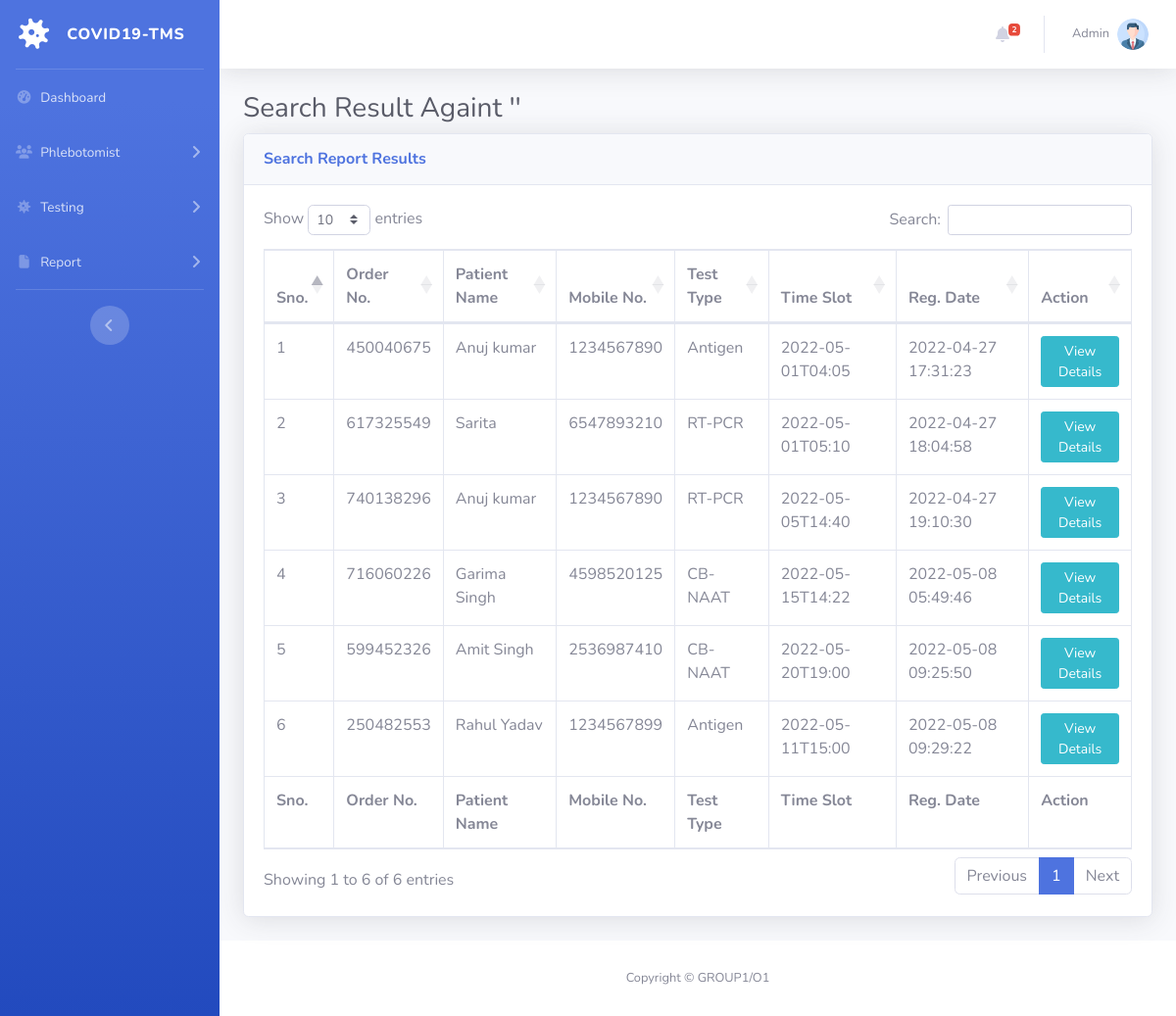
/patient-report.php (signed in), run on the app's committed database.
### tables this page shows
CREATE TABLE `tbltestrecord` (
  `id` int(11) NOT NULL,
  `OrderNumber` bigint(14) DEFAULT NULL,
  `PatientMobileNumber` bigint(14) DEFAULT NULL,
  `TestType` varchar(100) DEFAULT NULL,
  `TestTimeSlot` varchar(120) DEFAULT NULL,
  `ReportStatus` varchar(100) DEFAULT NULL,
  `FinalReport` varchar(150) DEFAULT NULL,
  `ReportUploadTime` varchar(200) DEFAULT NULL,
  `RegistrationDate` timestamp NULL DEFAULT current_timestamp(),
  `AssignedtoEmpId` varchar(150) DEFAULT NULL,
  `AssigntoName` varchar(180) DEFAULT NULL,
  `AssignedTime` varchar(100) DEFAULT NULL
);

CREATE TABLE `tblpatients` (
  `id` int(11) NOT NULL,
  `FullName` varchar(120) DEFAULT NULL,
  `MobileNumber` bigint(12) DEFAULT NULL,
  `DateOfBirth` date DEFAULT NULL,
  `GovtIssuedId` varchar(150) DEFAULT NULL,
  `GovtIssuedIdNo` varchar(150) DEFAULT NULL,
  `FullAddress` varchar(255) DEFAULT NULL,
  `State` varchar(200) DEFAULT NULL,
  `RegistrationDate` timestamp NOT NULL DEFAULT current_timestamp()
);

### patient-report.php (the view, shortened to what this page needs)
<?php session_start();
include_once('includes/config.php');
?>
<!DOCTYPE html>
<html lang="en">
<head>
    <link href="vendor/fontawesome-free/css/all.min.css" rel="stylesheet" type="text/css">
    <link href="css/sb-admin-2.min.css" rel="stylesheet">
    <link href="vendor/datatables/dataTables.bootstrap4.min.css" rel="stylesheet">
</head>
<body id="page-top">
    <div id="wrapper">
  <?php include_once('includes/sidebar.php');?>
        <div id="content-wrapper" class="d-flex flex-column">
            <div id="content">
<?php include_once('includes/topbar.php');?>
                <div class="container-fluid">
<?php
$searchdata=$_POST['searchdata'];
?>
                    <h1 class="h3 mb-2 text-gray-800">Search Result Againt '<?php echo $searchdata;?>' </h1>
                    <div class="card shadow mb-4">
                        <div class="card-header py-3">
                            <h6 class="m-0 font-weight-bold text-primary">Search Report Results</h6>
                        </div>
                        <div class="card-body">
                            <div class="table-responsive">
                                <form name="assignto" method="post">
                    <table class="table table-bordered" id="dataTable" width="100%" cellspacing="0">
                                    <thead>
                                        <tr>
                                            <th>Sno.</th>
                                            <th>Order No.</th>
                                            <th>Patient Name</th>
                                            <th>Mobile No.</th>
                                            <th>Test Type</th>
                                            <th>Time Slot</th>
                                            <th>Reg. Date</th>
                                            <th>Action</th>
                                        </tr>
                                    </thead>
                                      <tfoot>
                                            <tr>
                                            <th>Sno.</th>
                                            <th>Order No.</th>
                                            <th>Patient Name</th>
                                            <th>Mobile No.</th>
                                            <th>Test Type</th>
                                            <th>Time Slot</th>
                                            <th>Reg. Date</th>
                                            <th>Action</th>
                                        </tr>
                                    </tfoot>
                                    <tbody>
<?php $query=mysqli_query($con,"select tbltestrecord.OrderNumber,tblpatients.FullName,tblpatients.MobileNumber,tbltestrecord.TestType,tbltestrecord.TestTimeSlot,tbltestrecord.RegistrationDate,tbltestrecord.id as testid from tbltestrecord
join tblpatients on tblpatients.MobileNumber=tbltestrecord.PatientMobileNumber
where (tblpatients.FullName like '%$searchdata%' || tblpatients.MobileNumber like '%$searchdata%' || tbltestrecord.OrderNumber like '%$searchdata%')
    ");
$cnt=1;
while($row=mysqli_fetch_array($query)){
?>
                                        <tr>
                                            <td><?php echo $cnt;?></td>
                                            <td><?php echo $row['OrderNumber'];?></td>
                                            <td><?php echo $row['FullName'];?></td>
                                            <td><?php echo $row['MobileNumber'];?></td>
                                            <td><?php echo $row['TestType'];?></td>
                                            <td><?php echo $row['TestTimeSlot'];?></td>
                                             <td><?php echo $row['RegistrationDate'];?></td>
                                            <td>
                                <a href="patient-report-details.php?tid=<?php echo $row['testid'];?>&&oid=<?php echo $row['OrderNumber'];?>" class="btn btn-info btn-sm" target="blank">View Details</a>
                            </td>
                                        </tr>
<?php $cnt++;} ?>
                                    </tbody>
                                </table>
                                     </form>
                            </div>
                        </div>
                    </div>
                </div>
            </div>
    <?php include_once('includes/footer.php');?>
        </div>
    </div>
</body>
</html>

### includes/topbar.php (shortened to what this page needs)
      <nav class="navbar navbar-expand navbar-light bg-white topbar mb-4 static-top shadow">
            <?php if($_SESSION['aid']):?>
                    <ul class="navbar-nav ml-auto">
<?php $query=mysqli_query($con,"select * from tbltestrecord where ReportStatus is null");
$count=mysqli_num_rows($query);
?>
                        <li class="nav-item dropdown no-arrow mx-1">
                            <a class="nav-link dropdown-toggle" href="#" id="alertsDropdown" role="button"
                                data-toggle="dropdown" aria-haspopup="true" aria-expanded="false">
                                <i class="fas fa-bell fa-fw"></i>
                                <span class="badge badge-danger badge-counter"><?php echo $count;?></span>
                            </a>
                        </li>
                        <li class="nav-item dropdown no-arrow">
                            <a class="nav-link dropdown-toggle" href="#" id="userDropdown" role="button"
                                data-toggle="dropdown" aria-haspopup="true" aria-expanded="false">
                <?php
$adid=$_SESSION['aid'];
$ret1=mysqli_query($con,"select AdminName from tbladmin where ID='$adid'");
while($row1=mysqli_fetch_array($ret1)){
?>
                                <span class="mr-2 d-none d-lg-inline text-gray-600 small"><?php  echo $row1['AdminName'];?></span>
                           <?php } ?>
                                <img class="img-profile rounded-circle"
                                    src="img/profile.png">
                            </a>
                        </li>
                    </ul>
                <?php endif;?>
                </nav>

### data on the page
tbltestrecord: OrderNumber "450040675", tblpatients.FullName "Anuj kumar", tblpatients.MobileNumber "1234567890", TestType "Antigen", TestTimeSlot "2022-05-01T04:05", RegistrationDate "2022-04-27 17:31:23"
tbltestrecord: OrderNumber "617325549", tblpatients.FullName "Sarita", tblpatients.MobileNumber "6547893210", TestType "RT-PCR", TestTimeSlot "2022-05-01T05:10", RegistrationDate "2022-04-27 18:04:58"
tbltestrecord: OrderNumber "740138296", tblpatients.FullName "Anuj kumar", tblpatients.MobileNumber "1234567890", TestType "RT-PCR", TestTimeSlot "2022-05-05T14:40", RegistrationDate "2022-04-27 19:10:30"
tbltestrecord: OrderNumber "716060226", tblpatients.FullName "Garima Singh", tblpatients.MobileNumber "4598520125", TestType "CB-NAAT", TestTimeSlot "2022-05-15T14:22", RegistrationDate "2022-05-08 05:49:46"
tbltestrecord: OrderNumber "599452326", tblpatients.FullName "Amit Singh", tblpatients.MobileNumber "2536987410", TestType "CB-NAAT", TestTimeSlot "2022-05-20T19:00", RegistrationDate "2022-05-08 09:25:50"
tbltestrecord: OrderNumber "250482553", tblpatients.FullName "Rahul Yadav", tblpatients.MobileNumber "1234567899", TestType "Antigen", TestTimeSlot "2022-05-11T15:00", RegistrationDate "2022-05-08 09:29:22"

### other printed values
$count "2"
$row1['AdminName'] "Admin"
